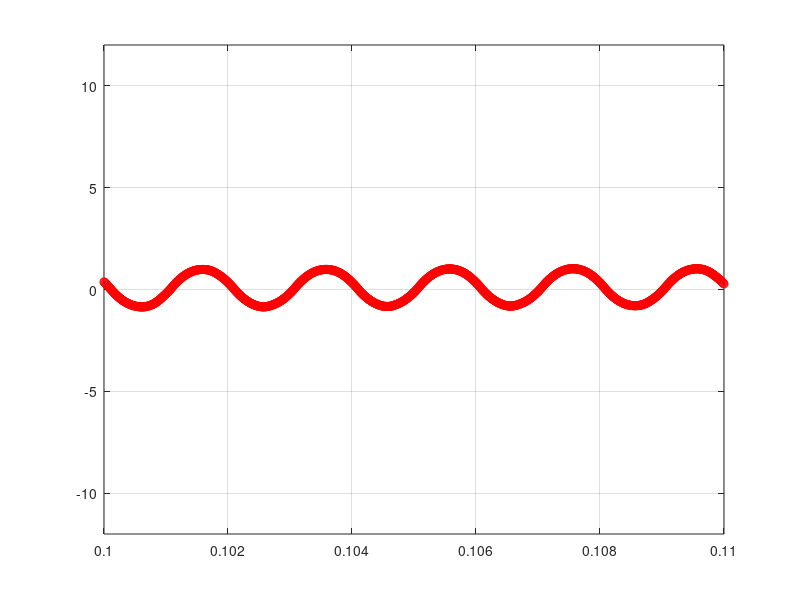

Source code (MATLAB): (Note: this script raises an error after producing the figure.)
clear
close all

A=csvread('fftTRI.DAT',1,0);
freq1=A(:,1);
ffttri=A(:,2);
A=csvread('fftCUA.DAT',1,0);
freq2=A(:,1);
fftcuad=A(:,2);
A=csvread('fftCSIN.DAT',1,0);
freq3=A(:,1);
fftsin=A(:,2);


A=csvread('simTP1.DAT',1,0);
time=A(:,1);
square=A(:,2);
triang=A(:,3);
sine=A(:,5);
figure;
plot(time,sine,'.b');
hold on;
grid on;    
axis([0.1 0.11 -12 12])

Ts=10e-6;
t=0.1:Ts:1.1;
sineINT = interp1(time,sine,t,'spline');
plot(t,sineINT,'or');



figure;
dist_triang=SignalDistortion(ffttri,freq1,'T',15,false)
figure
dist_cuadrada=SignalDistortion(fftcuad,freq2,'C',15,false)
figure
dist_seno=SignalDistortion(fftsin,freq3,'S',30,false)

    


